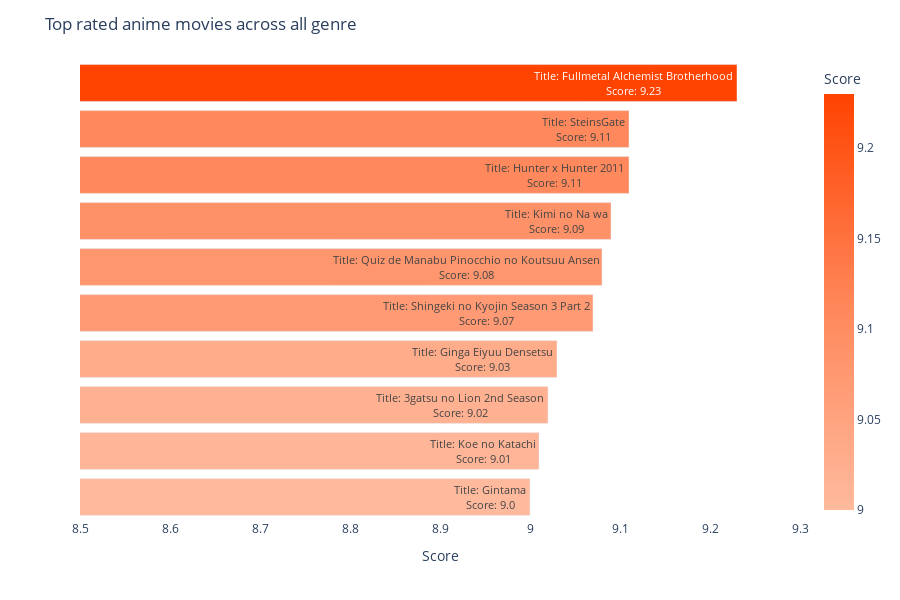

The code cell stored with this chart in its notebook:
### Code cell
import plotly.express as px

# Sort the DataFrame by 'Score' column in descending order
top_10_score_grouped = top_10_score_grouped.sort_values(by='Score', ascending=True)

# Define your custom color scale
custom_color_scale = [
    [0.0, '#ffba9d'],
    [0.5, '#ff8659'],
    [1.0, '#ff4301']
]

fig = px.bar(
    top_10_score_grouped,
    x="Score",
    y="Title",
    color="Score",
    text="Title: " +top_10_score_grouped["Title"] + "<br>Score: " + top_10_score_grouped["Score"].astype(str),  # Include both Title and Score in text
    hover_data={'Title':False, 
                'Score':False, 
                'Genre':True,},
    orientation="h" , # Set orientation to horizontal
    color_continuous_scale=custom_color_scale  
)

fig.update_layout(
    title="Top rated anime movies across all genre",
    xaxis_title="Score",  # Remove x-axis title
    yaxis_title="",  # Remove y-axis title
    xaxis_showticklabels=True,  # Hide x-axis tick labels
    yaxis_showticklabels=False,  # Hide y-axis tick labels
    showlegend=True,
    plot_bgcolor='white',   barmode='stack',  # Set bar mode to stack
    height=600,  # Increase the height of the plot 
    xaxis=dict(range=[8.5, 9.3])  
)
#save the plot
fig.write_html('../../data/plots/top_rated_anime_all_genre.html')

fig.show()

### Figure 1 — Plotly figure (JSON) as saved in the notebook; plotly's stock layout.template omitted (floating-point values rounded to 4 significant figures)
{"data": [{"alignmentgroup": "True", "customdata": [[["Action and Adventure", "Comedy and Slice of Life", "Historical and Cultural", "Science Fiction and Technology", "Youth and School Life"]], [["Drama and Romance", "Youth and School Life"]], [["Comedy and Slice of Life", "Drama and Romance", "Historical and Cultural", "Miscellaneous"]], [["Action and Adventure", "Drama and Romance", "Science Fiction and Technology"]], [["Action and Adventure", "Drama and Romance", "Fantasy and Supernatural", "Horror and Thriller", "Youth and School Life"]], [["Youth and School Life"]], [["Drama and Romance", "Fantasy and Supernatural", "Youth and School Life"]], [["Action and Adventure", "Fantasy and Supernatural", "Youth and School Life"]], [["Horror and Thriller", "Science Fiction and Technology"]], [["Action and Adventure", "Comedy and Slice of Life", "Drama and Romance", "Fantasy and Supernatural", "Youth and School Life"]]], "hovertemplate": "text=%{text}<br>Genre=%{customdata[0]}<extra></extra>", "legendgroup": "", "marker": {"color": [9, 9.01, 9.02, 9.03, 9.07, 9.08, 9.09, 9.11, 9.11, 9.23], "coloraxis": "coloraxis", "pattern": {"shape": ""}}, "name": "", "offsetgroup": "", "orientation": "h", "showlegend": false, "text": ["Title: Gintama<br>Score: 9.0", "Title: Koe no Katachi<br>Score: 9.01", "Title: 3gatsu no Lion 2nd Season<br>Score: 9.02", "Title: Ginga Eiyuu Densetsu<br>Score: 9.03", "Title: Shingeki no Kyojin Season 3 Part 2<br>Score: 9.07", "Title: Quiz de Manabu Pinocchio no Koutsuu Ansen<br>Score: 9.08", "Title: Kimi no Na wa<br>Score: 9.09", "Title: Hunter x Hunter 2011<br>Score: 9.11", "Title: SteinsGate<br>Score: 9.11", "Title: Fullmetal Alchemist Brotherhood<br>Score: 9.23"], "textposition": "auto", "type": "bar", "x": [9, 9.01, 9.02, 9.03, 9.07, 9.08, 9.09, 9.11, 9.11, 9.23], "xaxis": "x", "y": ["Gintama", "Koe no Katachi", "3gatsu no Lion 2nd Season", "Ginga Eiyuu Densetsu", "Shingeki no Kyojin Season 3 Part 2", "Quiz de Manabu Pinocchio no Koutsuu Ansen", "Kimi no Na wa", "Hunter x Hunter 2011", "SteinsGate", "Fullmetal Alchemist Brotherhood"], "yaxis": "y"}], "layout": {"barmode": "stack", "coloraxis": {"colorbar": {"title": {"text": "Score"}}, "colorscale": [[0, "#ffba9d"], [0.5, "#ff8659"], [1, "#ff4301"]]}, "height": 600, "legend": {"tracegroupgap": 0}, "margin": {"t": 60}, "plot_bgcolor": "white", "showlegend": true, "title": {"text": "Top rated anime movies across all genre"}, "xaxis": {"anchor": "y", "domain": [0, 1], "range": [8.5, 9.3], "showticklabels": true, "title": {"text": "Score"}}, "yaxis": {"anchor": "x", "domain": [0, 1], "showticklabels": false, "title": {"text": ""}}}}
